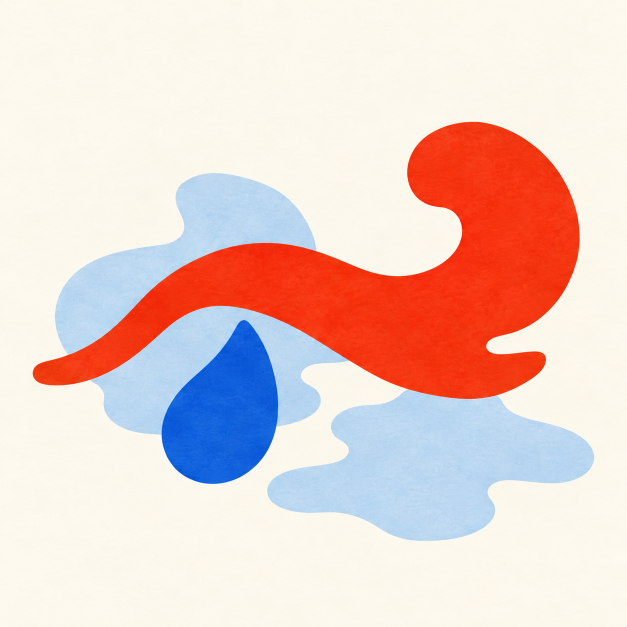
#> input picture output/imagegen/microseason-samples-v2/01-east-wind-thaw.png, 1254 x 1254 px (shown at 1/2 size); its folder holds only this picture in this run
$ python animate-pieces.py
#> lines starting #> are read from the running program, lines starting #| are printed output that depends on the picture; after the words box and inside, x2 and y2 are one past the last pixel; in counts of white or black regions, pixels touching at a corner belong together
"""Separate visible printed color shapes and animate them against a fixed ground."""
from pathlib import Path
import math
import numpy as np
from PIL import Image, ImageFilter

ROOT = Path(__file__).resolve().parent
SIZE, COUNT = 560, 64

def components(labels):
    seen = np.zeros(labels.shape, dtype=bool)
    for y, x in zip(*np.nonzero(labels)):
        if seen[y, x]:
            continue
        value = labels[y, x]
        stack, pixels = [(y, x)], []
        seen[y, x] = True
        while stack:
            cy, cx = stack.pop()
            pixels.append((cy, cx))
            for ny, nx in ((cy-1,cx),(cy+1,cx),(cy,cx-1),(cy,cx+1)):
                if 0 <= ny < SIZE and 0 <= nx < SIZE and not seen[ny,nx] and labels[ny,nx] == value:
                    seen[ny,nx] = True
                    stack.append((ny,nx))
        if len(pixels) >= 65:
            yield pixels

for source in sorted(ROOT.glob('0*.png')):
    original = Image.open(source).convert('RGB').resize((SIZE,SIZE), Image.Resampling.LANCZOS)
    rgb = np.array(original)
    hsv = np.array(original.convert('HSV'))
    h,s,v = hsv[:,:,0],hsv[:,:,1],hsv[:,:,2]
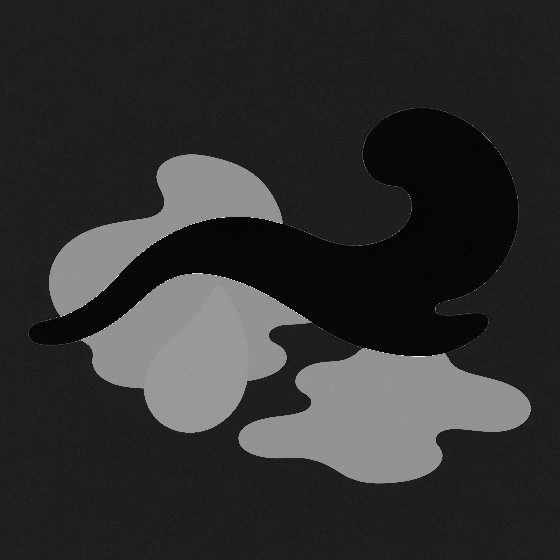
#> h: shape (560, 560); min 0, max 254, mean 48.1
    labels = np.zeros((SIZE,SIZE), dtype=np.uint8)
    foreground = s > 28
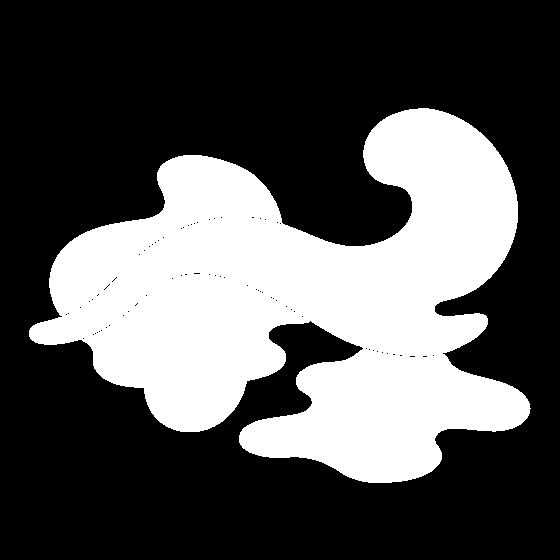
#> foreground: shape (560, 560) bool; 33.2% white; 1 white region, box (x1, y1, x2, y2) and area: (29, 108, 531, 483) 103980
    labels[foreground] = 1
    labels[foreground & (h >= 14) & (h < 42)] = 2
    labels[foreground & (h >= 42) & (h < 112)] = 3
    labels[foreground & (h >= 112) & (h < 190)] = 4
    labels[foreground & ((h < 14) | (h >= 190)) & (s < 155)] = 5
    labels[foreground & (h >= 112) & (h < 190) & (s < 145)] = 6
    pieces = []
    for pixels in components(labels):
        ys,xs = np.array(pixels).T
        mask_array = np.zeros((SIZE,SIZE), dtype=np.uint8)
        mask_array[ys,xs] = 255
        mask = Image.fromarray(mask_array)
        # A narrow color bleed hides antialias fringes at the old overlap edges.
        expanded = mask.filter(ImageFilter.MaxFilter(5))
        color = tuple(np.median(rgb[ys,xs],axis=0).astype(int))
        layer = Image.new('RGB',(SIZE,SIZE),color)
        layer.paste(original,(0,0),mask)
        layer = layer.convert('RGBA')
        layer.putalpha(expanded)
        pieces.append((len(pixels), layer, (float(xs.mean()),float(ys.mean()))))
#> this loop made 5 passes
#> color on passes 1 to 5: (245, 53, 16), (186, 215, 241), (185, 214, 240), (16, 95, 219), (186, 215, 240)
#> pass 1, `expanded = mask.filter(ImageFilter.MaxFilter(5))`:
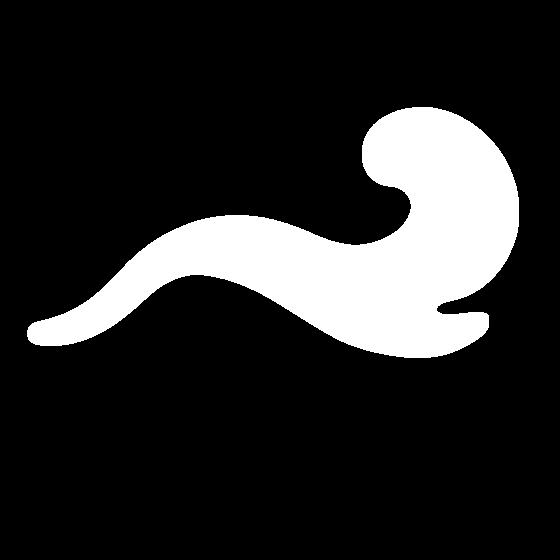
#> expanded: PIL image 560x560 L; 16.1% white; 1 white region, box (x1, y1, x2, y2) and area: (27, 107, 519, 358) 50375
#> pass 1, `layer = Image.new('RGB',(SIZE,SIZE),color)`:
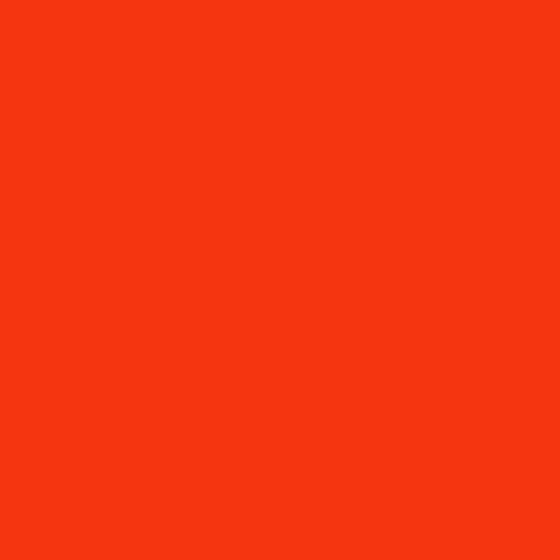
#> layer: PIL image 560x560 RGB; mean R, G, B 245, 53, 16
#> after the loop: expanded: PIL image 560x560 L; 7.9% white; 1 white region, box (x1, y1, x2, y2) and area: (237, 346, 533, 485) 24904
#> after the loop:
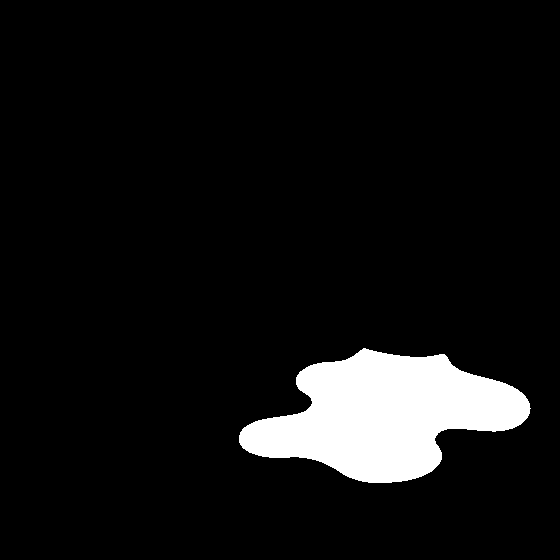
#> mask_array: shape (560, 560); 7.4% white; 1 white region, box (x1, y1, x2, y2) and area: (239, 348, 531, 483) 23062
#> after the loop, pieces = 5 items
    pieces.sort(key=lambda item:item[0],reverse=True)
    background = tuple(np.median(rgb[:40,:40].reshape(-1,3),axis=0).astype(int))
#> background = (253, 249, 237)
    palette = original.quantize(colors=128)
    frames=[]
    for frame_index in range(COUNT):
        phase = 2*math.pi*frame_index/COUNT
        canvas = Image.new('RGBA',(SIZE,SIZE),background+(255,))
        for index,(_,layer,center) in enumerate(pieces):
            offset = index*1.7
            dx = 7*math.sin(phase+offset)
            dy = 5*math.sin(phase+offset+0.8)
            angle = 2.4*math.sin(phase+offset+0.4)
            moved = layer.rotate(angle,Image.Resampling.BICUBIC,center=center,
                                 translate=(dx,dy))
            canvas.alpha_composite(moved)
        frames.append(canvas.convert('RGB').quantize(palette=palette,dither=Image.Dither.NONE))
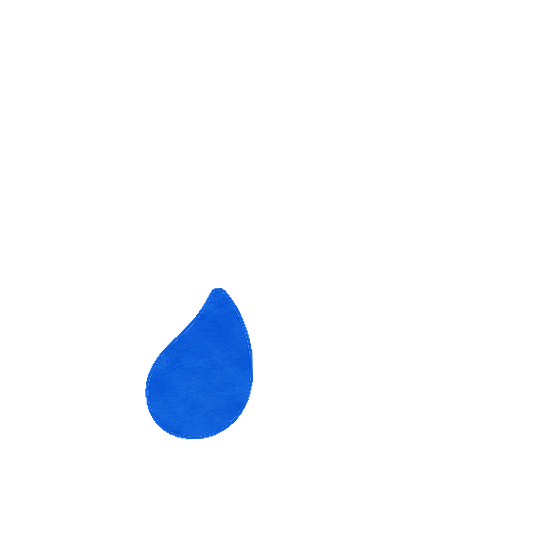
#> moved: PIL image 560x560 RGBA; mean R, G, B, A 0.6, 3.5, 8, 9.1; transparent parts drawn white
#> after the loop, frames = 64 items
    target = source.with_name(source.stem+'-breeze.gif')
    frames[0].save(target,save_all=True,append_images=frames[1:],duration=100,
                   loop=0,disposal=1,optimize=False)
    with Image.open(target) as check:
        assert check.n_frames == COUNT and check.info['loop'] == 0
    # Export a small review sheet showing different overlap positions.
    sheet=Image.new('RGB',(SIZE*3,SIZE),background)
    for column,index in enumerate((0,16,32)):
        sheet.paste(frames[index].convert('RGB'),(SIZE*column,0))
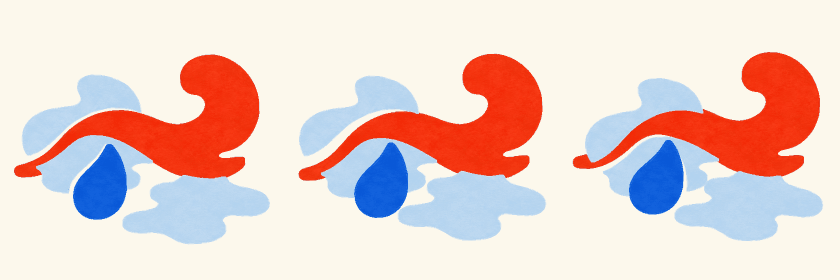
#> sheet: PIL image 1680x560 RGB (shown at 1/2 size); mean R, G, B 231.6, 207.8, 203
    sheet.save(source.with_name(source.stem+'-breeze-review.jpg'))
#> (the run stopped early here; a loop or call above may not have finished)

$ run again, on output/imagegen/microseason-samples-v2/02-peach-blossoms.png
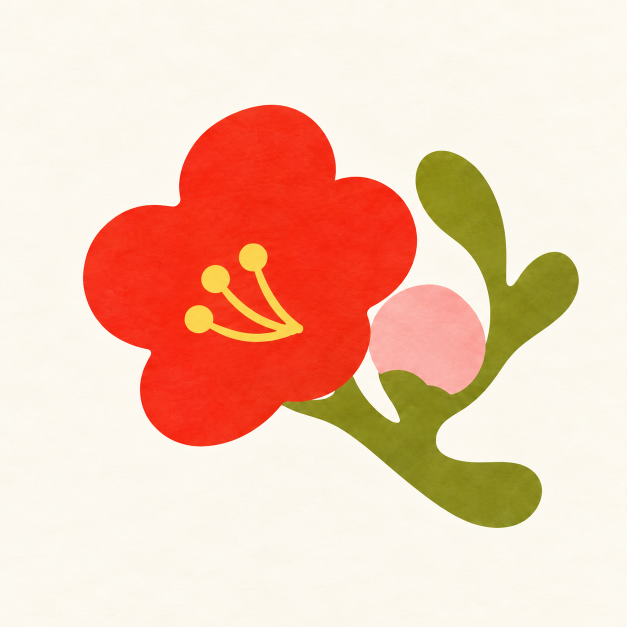
#> input picture output/imagegen/microseason-samples-v2/02-peach-blossoms.png, 1254 x 1254 px (shown at 1/2 size)
#> foreground: shape (560, 560) bool; 28.7% white; 1 white region, box (x1, y1, x2, y2) and area: (74, 93, 517, 472) 89926
#> the loop `for pixels in components(labels):` made 12 passes
#> color on passes 1 to 8: (245, 45, 23), (143, 141, 27), (137, 137, 30), (144, 143, 27), (144, 141, 30), (251, 212, 80), (136, 134, 29), (251, 171, 164)
#> after the loop `for pixels in components(labels):`:
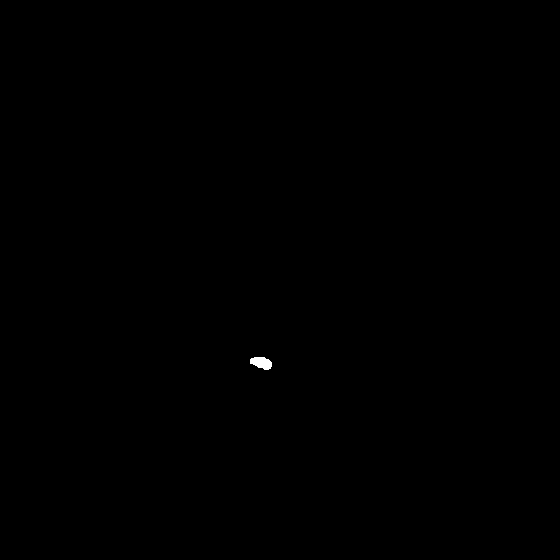
#> expanded: PIL image 560x560 L; 0.07% white; 1 white region, box (x1, y1, x2, y2) and area: (250, 357, 272, 370) 207
#> after the loop `for pixels in components(labels):`: pieces = 12 items
#> background = (252, 248, 239)
#> after the loop `for frame_index in range(COUNT):`: frames = 64 items
#> after the loop `for column,index in enumerate((0,16,32)):`:
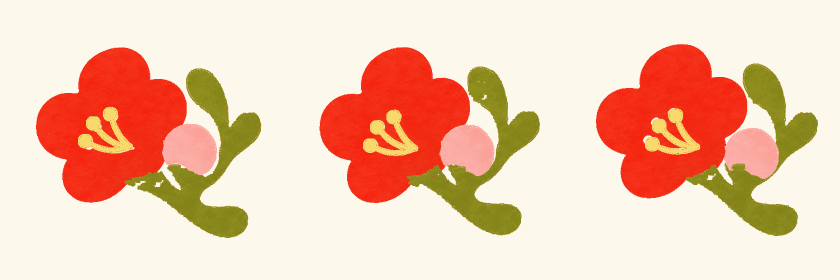
#> sheet: PIL image 1680x560 RGB (shown at 1/2 size); mean R, G, B 241, 200.9, 177.8
